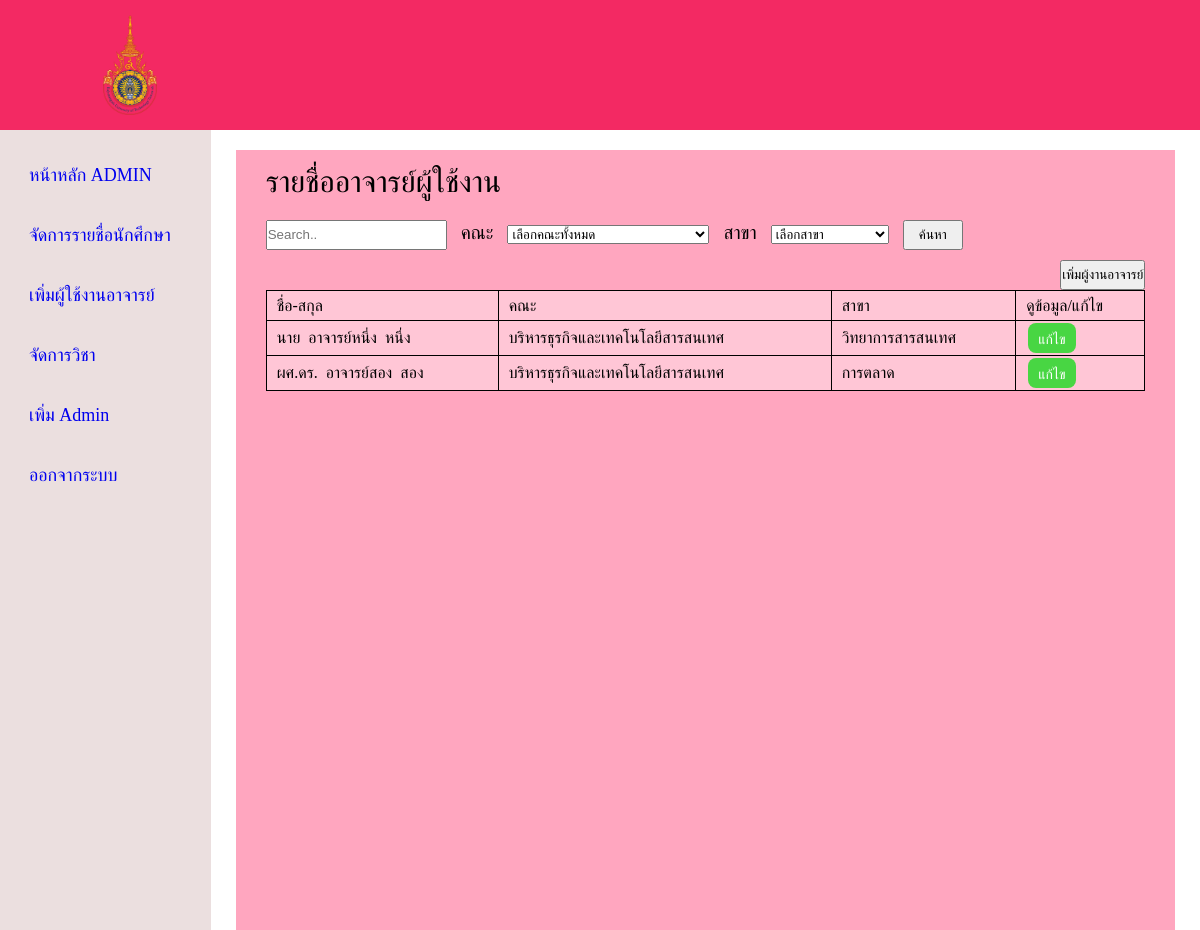
Page /admin/add-user-teacher.php (signed in) on the committed database.
### tables this page shows
CREATE TABLE `teacher` (
  `Teacher_id` int(11) NOT NULL,
  `User_id` int(11) NOT NULL,
  `Prefix` text NOT NULL,
  `Fname` varchar(100) NOT NULL,
  `Lname` varchar(100) NOT NULL,
  `Faculty` enum('บริหารธุรกิจและเทคโนโลยีสารสนเทศ','ศิลปะศาสตร์') NOT NULL,
  `Major` enum('วิทยาการสารสนเทศ','การตลาด','บัญชี') NOT NULL
);

### admin/add-user-teacher.php (the view, shortened to what this page needs)
<?php
require '../connect.php';
if (isset($_POST['btn-search'])){
    $name = $_POST['searchT'];
    $faculty = $_POST['select-faculty'];
    $major = $_POST['select-major'];
    $sql = "SELECT * FROM teacher WHERE Faculty LIKE '%$faculty%' AND Major LIKE '%$major%' AND Fname LIKE '%$name%'";
}
else if(isset($_POST['btn-search'])){
    $name = $_POST['search-name'];
    $sql = "SELECT * FROM teacher WHERE Fname LIKE '%$name%' order by Fname ASC";
}
else{
    $sql = "SELECT * FROM teacher";
}
$result = $connect->query($sql);
?>
<!DOCTYPE html>
<html lang="en">
<head>
    <link rel='stylesheet' type='text/css' media='screen' href='styleadmin.css'>
</head>
<body>
<header class="header">
        <img src="../picture/มหาวิทยาลัยเทคโนโลยีราชมงคลตะวันออก.png" class="logo">
        </header>
        <div class="container">
            <nav class="sidebar">
                <div class="menu-bar">
                    <div class="menu">
                        <ul class="menu-links">
                            <li class="link">
                                <a href ="admin_home.php">
                                    <span class="text nav-text">หน้าหลัก ADMIN</span>
                                </a>
                            </li>
                            <li class="link">
                                <a href ="admin_manageStd.php">
                                    <span class="text nav-text">จัดการรายชื่อนักศึกษา</span>
                                </a>
                            </li>
                            <li class="link">
                                <a href ="add-user-teacher.php">
                                    <span class="text nav-text">เพิ่มผู้ใช้งานอาจารย์</span>
                                </a>
                            </li>
                            <li class="link">
                                <a href ="Admin_manageSub.php">
                                    <span class="text nav-text">จัดการวิชา</span>
                                </a>
                            </li>
                            <li class="link">
                                <a href ="add-admin.php">
                                    <span class="text nav-text">เพิ่ม Admin</span>
                                </a>
                            </li>
                            <li class="link">
                                <a href ="logout.php">
                                    <span class="text nav-text">ออกจากระบบ</span>
                                </a>
                            </li>
                        </ul>
                    </div>
                </div>
            </nav>
            <section class="home">
                <div class= "container-box">
                <span>รายชื่ออาจารย์ผู้ใช้งาน</span>
                    <div class ="search-name">
                        <form action ="add-user-teacher.php" class = "" method = "POST">
                            <input type="text" placeholder = "Search.." name="searchT">
                            <span>คณะ</span>
                            <select name = "select-faculty" name= "select-faculty">
                            <option value="">เลือกคณะทั้งหมด</option>
                        </select>
                        <span>สาขา</span>
                        <select name = "select-major" name= "select-major">
                            <option value="">เลือกสาขา</option>
                        </select>
                        <input type="submit" value="ค้นหา" name="btn-search" class="btn-search">
                        </form>
                    </div>
                    <div class="box-add-teacher">
                        <button id="box-add-teacher">เพิ่มผู้งานอาจารย์</button>
                    </div>
                <form action= "add-user-teacher.php" class ="display-user-teacher" method = "POST">
                    <table>
                        <tr>
                            <td>ชื่อ-สกุล</td>
                            <td>คณะ</td>
                            <td>สาขา</td>
                            <td>ดูข้อมูล/แก้ไข</td>
                        </tr>
                    <?php while($row = $result->fetch_assoc()): ?>
                        <tr>
                            <td><?php echo $row['Prefix'];echo "&nbsp&nbsp" ; echo $row['Fname']; echo "&nbsp&nbsp" ; echo $row['Lname'];?></td>
                            <td><?php echo $row['Faculty'];?></td>
                            <td><?php echo $row['Major'];?></td>
                            <td><a href = 'edit-teacher.php?GetID=<?php echo $row['Teacher_id'] ?>' class = "btn-edit-teacher">แก้ไข</a></td>
                        </tr>
                        <?php endwhile ?>
                    </table>
                </form>
            </section>
        </div>
</body>
</html>

### admin/styleadmin.css (style rules this page uses)
* { margin: 0; padding: 0; box-sizing: border-box; }
.header { display: flex; align-items: center; justify-content: space-between; background-color: #f32963; padding: 15px 80px; }
.logo { width: 100px; height: 100px; object-fit: contain; }
.container { display: flex; }
.sidebar { top: 0; left: 0; height: 100vh; width: 250px; padding: 10px 14px; background-color: rgba(228, 211, 211, 0.719); }
.sidebar li { height: 50px; margin-top: 10px; display: flex; list-style: none; align-items: center; font-size: 18px; }
.sidebar li a { width: 100%; height: 100%; padding-left: 15px; display: flex; align-items: center; text-decoration: none; border-radius: 5px; }
.menu-bar { width: 100%; }
.home { display: flex; justify-content: center; height: 100vh; width: 100%; }
.container-box { margin-top: 20px; padding: 15px 30px; width: 95%; background-color: #ffa6bf; }
.container-box span { font-size: 30px; }
.search-name { height: 50px; margin-top: 10px; display: flex; align-items: center; }
.btn-search { margin-left: 10px; width: 60px; }
table { width: 100%; border-collapse: collapse; }
td { height: 30px; padding-left: 10px; border:1px solid; vertical-align: center; }
.search-name input { height: 30px; }
.box-add-std,.box-add-sub,.box-add-teacher,.box-add-admin { width: 100%; height:30px; display: flex; justify-content: flex-end; }
.search-name span { font-size: 19px; margin: 0px 10px; }
.display-user-teacher { background-color: #ffc6d6; }
.btn-edit-teacher,.btn-edit-subject,.edit-user-admin { background-color: #48d643; border-radius: 8px; border-style: none; box-sizing: border-box; color: #FFFFFF; cursor: pointer; display: inline-block; font-family: "Haas Grot Text R Web", "Helvetica Neue", Helvetica, Arial, sans-serif; font-size: 14px; font-weight: 500; line-height: 20px; list-style: none; margin: 0; outline: none; padding: 5px 10px; position: relative; text-align: center; text-decoration: none; transition: color 100ms; vertical-align: baseline; user-select: none; -webkit-user-select: none; touch-action: manipulation; margin: 2px; }

### rows in the picture
teacher: Prefix "นาย", Fname "อาจารย์หนึ่ง", Lname "หนึ่ง", Faculty "บริหารธุรกิจและเทคโนโลยีสารสนเทศ", Major "วิทยาการสารสนเทศ"
teacher: Prefix "ผศ.ดร.", Fname "อาจารย์สอง", Lname "สอง", Faculty "บริหารธุรกิจและเทคโนโลยีสารสนเทศ", Major "การตลาด"
